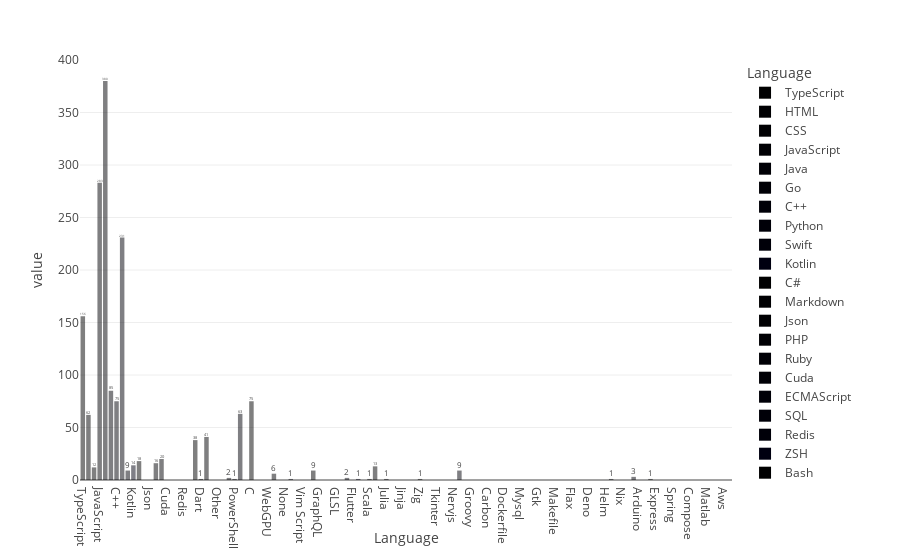

This figure's notebook cell:
### Markdown cell above
### The Battle of Languages. What developers loved ... and what they hated

### Code cell
count_langs = lambda column: {key: len(data[data[column].str.contains(key, na = False)]) \
                    for key in all_prog_langs}
all_prog_langs = extract_unique(data['Programming Languages used'].map(parse_to_list))
language_count = count_langs('Programming Languages used')
as_main_language = count_langs('Main Programming Language')

lang_data = data.explode('Programming Languages used').value_counts(['Programming Languages used', 'Main Programming Language']).sort_index().reset_index()
language_count = pd.DataFrame(
                    {'Language':  list(language_count.keys()),
                     'Times Used': list(language_count.values()),
                     'Used %': [num/len(repo_data) for num in language_count.values()],
                     'As Main': list(as_main_language.values()),
                     'As Main %': [num/len(repo_data) for num in as_main_language.values()]
                     }).sort_values('Times Used', ascending=False)
fig = px.bar(
            language_count,
            x='Language',
            y=['Times Used', 'As Main'],
            barmode = 'overlay',
            color='Language',
            text_auto=True,
            hover_name='Language',
            hover_data={
                'Used %': ':.2%', 'As Main %': ':.2%',
                }
        )
fig
